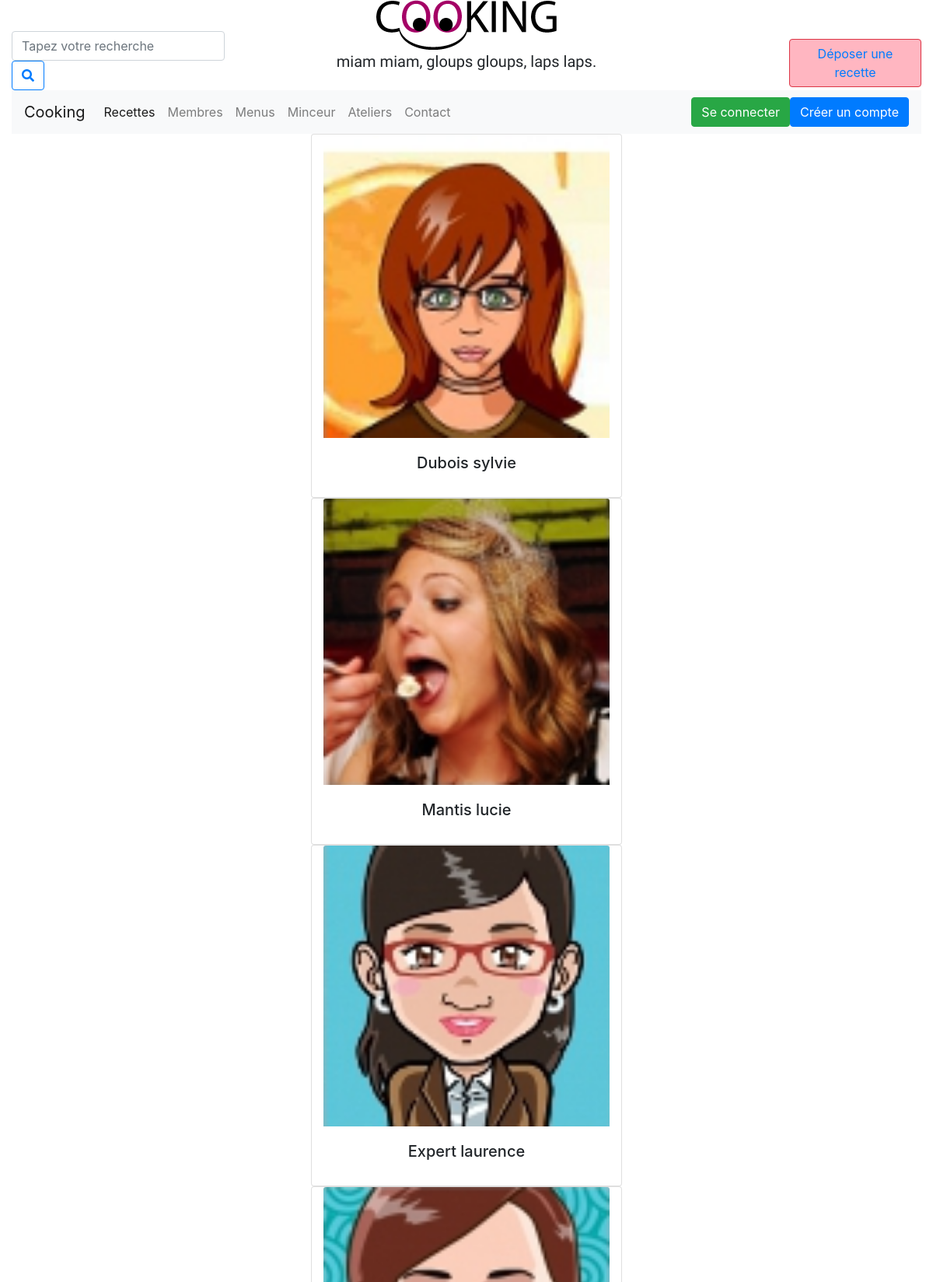
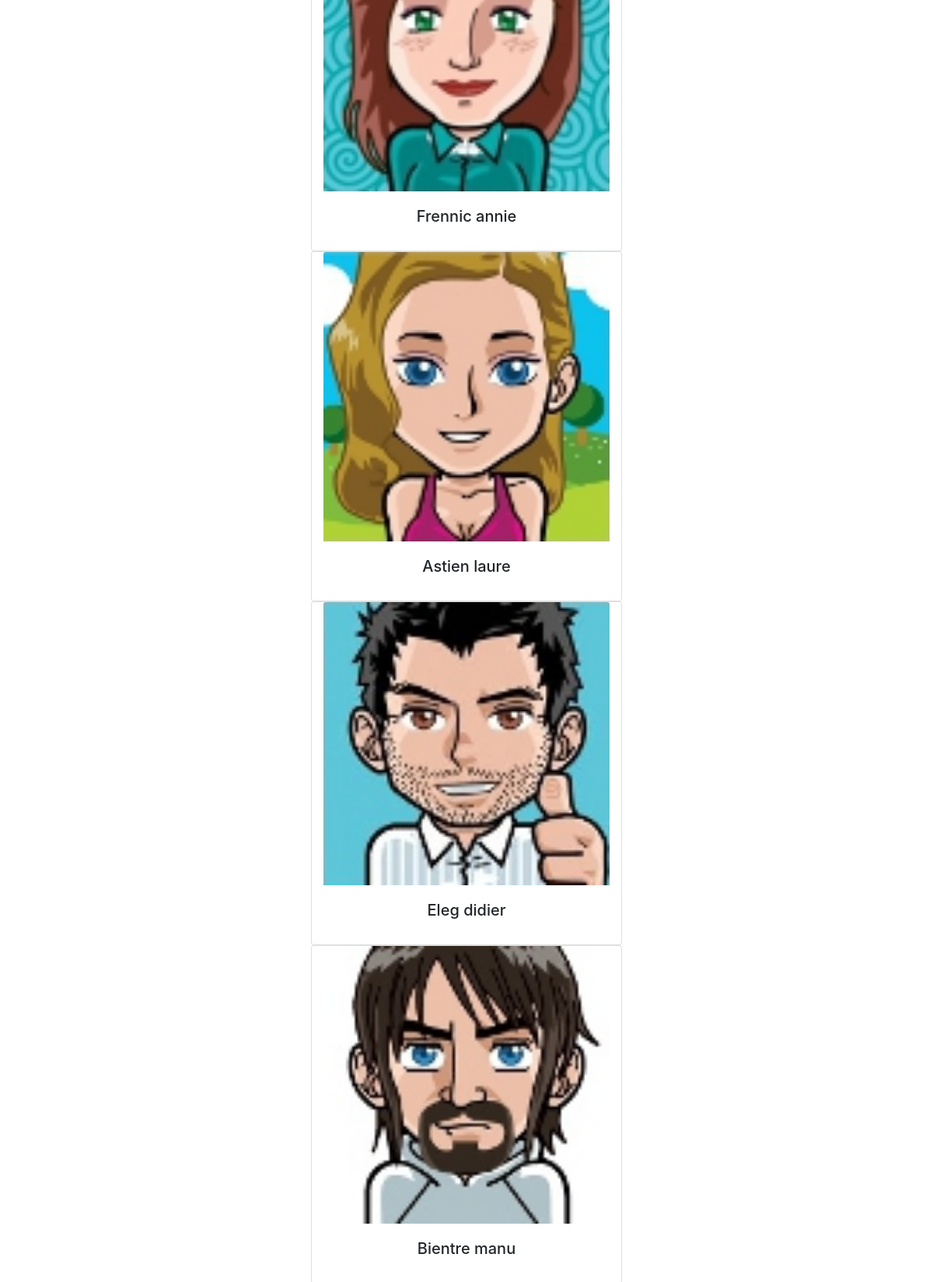
The page /membres.php (upper part) on the database its author committed (2 pictures, top to bottom).
### tables this page shows
CREATE TABLE IF NOT EXISTS `membres` (
  `idMembre` int(11) NOT NULL AUTO_INCREMENT,
  `gravatar` varchar(100) NOT NULL,
  `login` varchar(32) NOT NULL,
  `password` varchar(40) NOT NULL,
  `statut` varchar(20) NOT NULL,
  `prenom` varchar(50) NOT NULL,
  `nom` varchar(50) NOT NULL,
  `dateCrea` timestamp NOT NULL DEFAULT CURRENT_TIMESTAMP ON UPDATE CURRENT_TIMESTAMP,
  PRIMARY KEY (`idMembre`)
);

### membres.php (the view, shortened to what this page needs)
<?php
include("inc/init.inc.php");
include("inc/header.inc.php");
$query = "SELECT * FROM membres";
$result = $pdo->query($query);
while ($membres = $result->fetch(PDO::FETCH_OBJ)) {
?>
<div class="row ">
        <div class="col-sm-4">
        </div>
        <div class="card col-sm-4  text-center carte-resultat" >
            <img class="card-img-top" src="photos/gravatars/<?php echo $membres->gravatar; ?>" alt="Image Gravatar <?php echo ($recette->titre); ?>">
            <div class="card-body">
              <h5 class="card-title"><?php echo ($membres->nom); ?> <?php echo ($membres->prenom); ?> </h5>
            </div>
        </div>
</div>
<?php }
?>
<?php include("inc/footer.inc.php") ?>

### inc/header.inc.php (shortened to what this page needs)
<!DOCTYPE HTML>
<html lang="fr">
    <head>
        <link href="css/bootstrap-grid.css" rel="stylesheet">
        <link href="css/bootstrap-reboot.css" rel="stylesheet">
        <link href="css/bootstrap.css" rel="stylesheet">
        <link rel="stylesheet" href="https://stackpath.bootstrapcdn.com/bootstrap/4.3.1/css/bootstrap.min.css">
        <link rel="stylesheet" type="text/css" href="css/style.css">
        <link rel="stylesheet" href="https://use.fontawesome.com/releases/v5.8.1/css/all.css">
        <link rel="stylesheet" href="https://cdnjs.cloudflare.com/ajax/libs/font-awesome/4.7.0/css/font-awesome.min.css">
    </head>
    <body>
        <div class="container-fluid">
            <div class="row header">
                    <div class="container-fluid">
                        <div class="row">
                            <div class="col-md-2 text-center recherche">
                                <form action="recherche.php" class="form-inline my-2 my-lg-0 rech" method="get">
                                    <input class="form-control mr-sm-2" type="search" placeholder="Tapez votre recherche" aria-label="Search" name="recherche">
                                    <button class="btn btn-outline-primary my-2 my-sm-0" type="submit">
                                        <i class="fas fa-search"></i>
                                    </button>
                                </form>
                            </div>
                            <div class="col-md-8 text-center logo">
                                <a href="./index.php"><img src="images/logo-cooking.png" alt="logo" id="logocooking"></a>
                                <p class="lead slogan">miam miam, gloups gloups, laps laps.</p>
                            </div>
                            <div class="col-md-2 text-center droiteentete">
                                <button type="button" class="btn btn-danger depot"><a href="depot.php">Déposer une recette</a></button>
                            </div>
                        </div>
                    </div>
            </div>
            <nav class="navbar navbar-expand-lg navbar-light bg-light">
                <a class="navbar-brand" href="index.php">Cooking</a>
                <div class="collapse navbar-collapse" id="navbarTogglerDemo03">
                <ul class="navbar-nav mr-auto mt-2 mt-lg-0">
                    <li class="nav-item active">
                        <a class="nav-link" href="recettes.php">Recettes <span class="sr-only">(current)</span></a>
                    </li>
                    <li class="nav-item">
                        <a class="nav-link" href="membres.php">Membres</a>
                    </li>
                    <li class="nav-item">
                        <a class="nav-link" href="#" >Menus</a>
                    </li>
                    <li class="nav-item">
                        <a class="nav-link" href="#" >Minceur</a>
                    </li>
                    <li class="nav-item">
                        <a class="nav-link" href="#" >Ateliers</a>
                    </li>
                    <li class="nav-item">
                        <a class="nav-link" href="#" >Contact</a>
                    </li>
                </ul>
                <a href="connecter.php" target="_blank"><button type="button" class="btn btn-success">Se connecter</button></a>
                <a href="inscrire.php" target="_blank"><button type="button" class="btn btn-primary">Créer un compte</button></a>
                </div>
            </nav>

### inc/footer.inc.php (shortened to what this page needs)
        </div>
    </body>
</html>

### css/style.css (style rules this page uses)
.recherche { margin-top: 40px; }
.logo { margin: 0 auto; }
.slogan { font-family: 'Dokdo', cursive; }
.depot { width: 100%; background-color: lightpink; color: black; margin-top: 50px; }
.card { width: 100%; }

### rows shown on the page
membres: gravatar (picture), nom "Dubois", prenom "sylvie"
membres: gravatar (picture), nom "Mantis", prenom "lucie"
membres: gravatar (picture), nom "Expert", prenom "laurence"
membres: gravatar (picture), nom "Frennic", prenom "annie"
membres: gravatar (picture), nom "Astien", prenom "laure"
membres: gravatar (picture), nom "Eleg", prenom "didier"
membres: gravatar (picture), nom "Bientre", prenom "manu"
